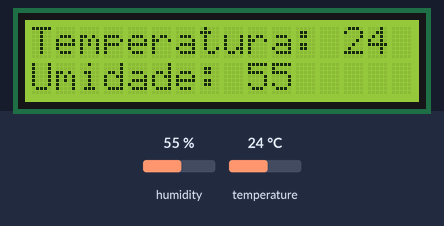
The sketch below on a simulated Arduino Uno, built with avr-gcc and run on an emulated ATmega328P. Parts: 16×2 character LCD. Inputs (shaded band) come from the test bench; at power-on: humidity 55 %, temperature 24 °C.

Above: at 1.2 s.
1.3 s: humidity set to 22 %
At 2.5 s:
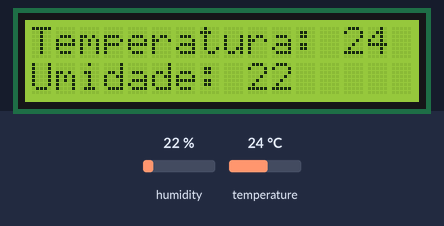
2.8 s: temperature set to 12 °C
At 4.0 s:
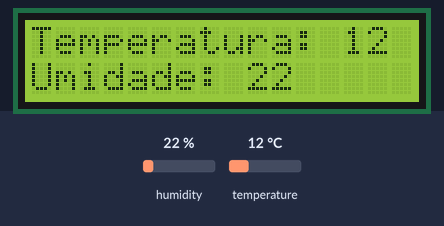
4.3 s: humidity set to 40 %
At 4.9 s:
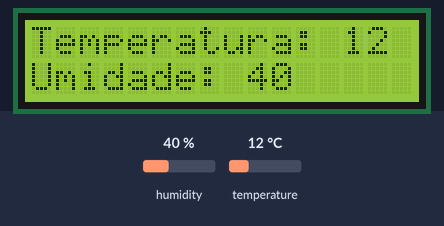
5.8 s: temperature set to 19 °C
At 6.9 s:
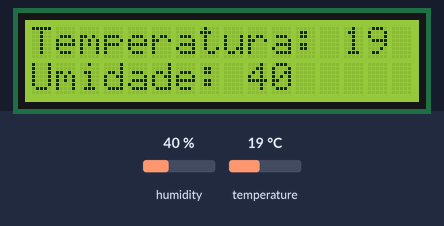
Timing chart, 0 to 8.3 s (numbered marks = the images above; inputs shaded):
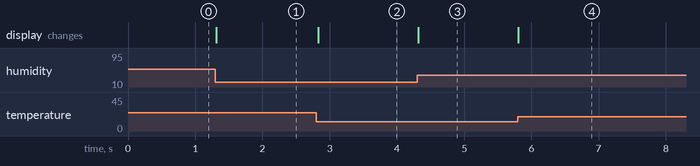

The sketch:

EstacaoMeteorologica.ino
```cpp
/*

                Este programa tem a função de imprimir no display LCD os valores de temperatura e umidade do ar, captados pelo sensor DHT11.

                Na prática o circuito e o programa funcionaram perfeitamente.

*/

// Inclusãode bibliotecas
#include <LiquidCrystal.h>
#include <dht.h>

// Mapeamento de hardware
#define dht_sinal 8

LiquidCrystal disp( 2,    // RS
                    3,    // E
                    4,    // d4
                    5,    // d5
                    6,    // d6
                    7);   // d7

// Variáveis auxiliares
int temperatura = 0x00;
int umidade = 0x00;
dht sensor;

void setup() {

    disp.begin(16,2);
    disp.clear();
} // end void setup

void loop() {

    sensor.read11(dht_sinal);

    temperatura = sensor.temperature;
    umidade = sensor.humidity;

    disp.setCursor(0,0);
    disp.print("Temperatura: ");
    disp.print(temperatura);
    disp.setCursor(0, 1);
    disp.print("Umidade: ");
    disp.print(umidade);

} // end void loop
```

Measured:
- after the input at 1.3 s, the display: changes at once (image 1)
- after the input at 2.8 s, the display: changes at once (image 2)
- after the input at 4.3 s, the display: changes at once (image 3)
- after the input at 5.8 s, the display: changes at once (image 4)
